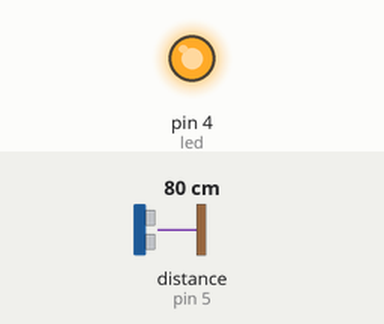
Simulated run of this sketch. Board: Arduino Uno, built with avr-gcc and run on an emulated ATmega328P. Shown: output pins drawn as LEDs (lit = HIGH). Wiring (inferred from the names in the program): ultrasonic range finder: trigger pin 6; echo pin 5. The test bench sets the inputs (shaded band); at power-on: distance to the obstacle (sensor on pin 5) 80 cm. The echo pulse lasts 58.3 µs per cm; pins used as bus, display or sensor lines are not drawn.

Above: at 1.2 s.
1.3 s: distance to the obstacle (sensor on pin 5) set to 55 cm
2.8 s: distance to the obstacle (sensor on pin 5) set to 45 cm
At 3.3 s:
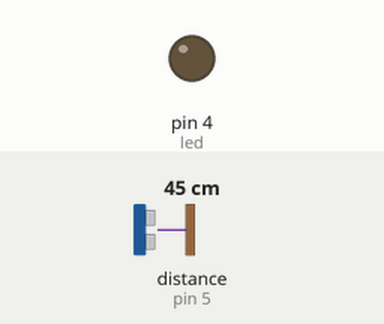
4.3 s: distance to the obstacle (sensor on pin 5) set to 60 cm
At 5.5 s:
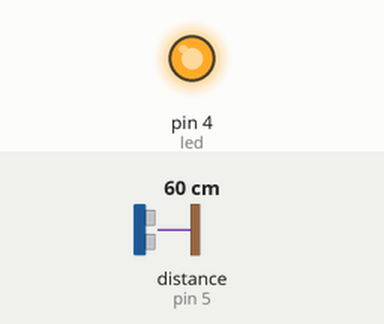
5.8 s: distance to the obstacle (sensor on pin 5) set to 2 cm
At 6.7 s:
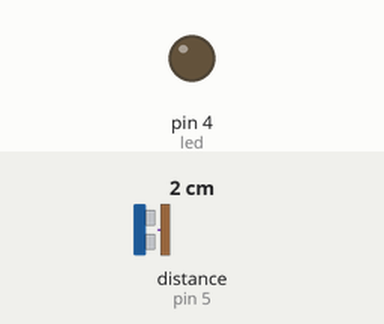
Timing chart, 0 to 8.3 s (numbered marks = the images above; inputs shaded):
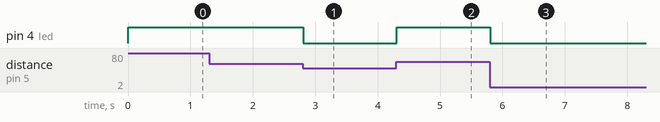

The sketch:

buzzer_led_ultra.ino
```cpp
#define led 4
#define echo 5
#define trig 6
#define buzzer 3
int tiempo, distancia;
void setup(){
  pinMode(led, OUTPUT);
  pinMode(echo, INPUT);
  pinMode(trig, OUTPUT);
}

void loop(){
  digitalWrite(trig, HIGH);
  delay(1);
  digitalWrite(trig, LOW);
  tiempo = pulseIn(echo, HIGH);
  distancia = tiempo / 58.4;

  if (distancia < 50) {
    digitalWrite(buzzer, LOW);
    digitalWrite(led, LOW);
  }else{
    digitalWrite(buzzer, HIGH);
    digitalWrite(led, HIGH);

  }
}
```

Measured:
- the behaviour switches between 51 and 50 cm on distance to the obstacle (sensor on pin 5) (found by bisection; images 0 and 1)
- after the input at 1.3 s, every drawn part: stays the same
- after the input at 2.8 s, pin 4 (led): HIGH → LOW at once
- after the input at 4.3 s, pin 4 (led): LOW → HIGH at once
- after the input at 5.8 s, pin 4 (led): HIGH → LOW at once
